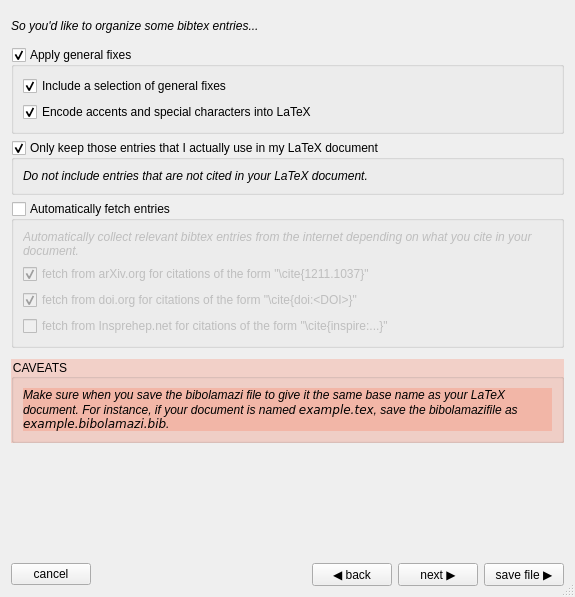
<?xml version="1.0" encoding="UTF-8"?>
<ui version="4.0">
 <class>NewBibolamazifileDialog</class>
 <widget class="QDialog" name="NewBibolamazifileDialog">
  <property name="geometry">
   <rect>
    <x>0</x>
    <y>0</y>
    <width>575</width>
    <height>597</height>
   </rect>
  </property>
  <property name="windowTitle">
   <string>Create new bibolamazi file</string>
  </property>
  <property name="sizeGripEnabled">
   <bool>true</bool>
  </property>
  <layout class="QVBoxLayout" name="verticalLayout">
   <item>
    <widget class="QLabel" name="label">
     <property name="sizePolicy">
      <sizepolicy hsizetype="Preferred" vsizetype="Fixed">
       <horstretch>0</horstretch>
       <verstretch>0</verstretch>
      </sizepolicy>
     </property>
     <property name="minimumSize">
      <size>
       <width>0</width>
       <height>30</height>
      </size>
     </property>
     <property name="font">
      <font>
       <italic>true</italic>
      </font>
     </property>
     <property name="text">
      <string>So you'd like to organize some bibtex entries...</string>
     </property>
    </widget>
   </item>
   <item>
    <widget class="QStackedWidget" name="stk">
     <property name="currentIndex">
      <number>2</number>
     </property>
     <widget class="QWidget" name="page">
      <layout class="QVBoxLayout" name="verticalLayout_2">
       <property name="leftMargin">
        <number>0</number>
       </property>
       <property name="topMargin">
        <number>0</number>
       </property>
       <property name="rightMargin">
        <number>0</number>
       </property>
       <property name="bottomMargin">
        <number>0</number>
       </property>
       <item>
        <widget class="QGroupBox" name="srcmulti">
         <property name="title">
          <string>Would you like to collect entries from several bibtex files?</string>
         </property>
         <layout class="QGridLayout" name="gridLayout">
          <item row="1" column="0" colspan="2">
           <widget class="QRadioButton" name="rdbtnMergeMultiple">
            <property name="text">
             <string>I would like to merge bibliography entries from different files</string>
            </property>
           </widget>
          </item>
          <item row="0" column="0" colspan="2">
           <widget class="QRadioButton" name="rdbtnSingleSource">
            <property name="text">
             <string>My bibliography entries are currently all in one bibtex file</string>
            </property>
            <property name="checked">
             <bool>true</bool>
            </property>
           </widget>
          </item>
         </layout>
        </widget>
       </item>
       <item>
        <widget class="QGroupBox" name="groupBox_2">
         <property name="title">
          <string>Specify sources where to collect bibtex entries from</string>
         </property>
         <layout class="QHBoxLayout" name="horizontalLayout">
          <item>
           <widget class="QTextBrowser" name="txtSources">
            <property name="sizePolicy">
             <sizepolicy hsizetype="Expanding" vsizetype="Preferred">
              <horstretch>1</horstretch>
              <verstretch>0</verstretch>
             </sizepolicy>
            </property>
            <property name="frameShape">
             <enum>QFrame::Panel</enum>
            </property>
            <property name="tabChangesFocus">
             <bool>true</bool>
            </property>
            <property name="html">
             <string>&lt;!DOCTYPE HTML PUBLIC &quot;-//W3C//DTD HTML 4.0//EN&quot; &quot;http://www.w3.org/TR/REC-html40/strict.dtd&quot;&gt;
&lt;html&gt;&lt;head&gt;&lt;meta name=&quot;qrichtext&quot; content=&quot;1&quot; /&gt;&lt;style type=&quot;text/css&quot;&gt;
p, li { white-space: pre-wrap; }
&lt;/style&gt;&lt;/head&gt;&lt;body style=&quot; font-family:'.SF NS Text'; font-size:13pt; font-weight:400; font-style:normal;&quot;&gt;
&lt;p style=&quot;-qt-paragraph-type:empty; margin-top:0px; margin-bottom:0px; margin-left:0px; margin-right:0px; -qt-block-indent:0; text-indent:0px;&quot;&gt;&lt;br /&gt;&lt;/p&gt;&lt;/body&gt;&lt;/html&gt;</string>
            </property>
           </widget>
          </item>
          <item>
           <layout class="QVBoxLayout" name="verticalLayout_9">
            <property name="sizeConstraint">
             <enum>QLayout::SetFixedSize</enum>
            </property>
            <item>
             <widget class="QPushButton" name="btnSrcSet">
              <property name="text">
               <string>set</string>
              </property>
             </widget>
            </item>
            <item>
             <widget class="QPushButton" name="btnSrcAdd">
              <property name="text">
               <string>add</string>
              </property>
             </widget>
            </item>
            <item>
             <widget class="QPushButton" name="btnSrcClear">
              <property name="text">
               <string>clear</string>
              </property>
             </widget>
            </item>
           </layout>
          </item>
         </layout>
        </widget>
       </item>
       <item>
        <widget class="QGroupBox" name="chkDuplicatesFilter">
         <property name="title">
          <string>Merge duplicate entries with different key names &amp;&amp; create aliases</string>
         </property>
         <property name="checkable">
          <bool>true</bool>
         </property>
         <layout class="QVBoxLayout" name="verticalLayout_5">
          <item>
           <widget class="QLabel" name="label_5">
            <property name="sizePolicy">
             <sizepolicy hsizetype="Preferred" vsizetype="Fixed">
              <horstretch>0</horstretch>
              <verstretch>0</verstretch>
             </sizepolicy>
            </property>
            <property name="text">
             <string>&lt;html&gt;&lt;head/&gt;&lt;body&gt;
&lt;p&gt;Citing the same article using different keys, such as &lt;code&gt;\cite{Einstein1937}&lt;/code&gt; and &lt;code&gt;\cite{EPRpaper}&lt;/code&gt; will refer to the same bibliography entry.&lt;/p&gt;
&lt;p style=&quot;font-style:italic&quot;&gt;In order for this to work, you need to add the following line to the preamble of your document:&lt;/p&gt;&lt;pre&gt;\input{bibolamazi_dup_aliases.tex}&lt;/pre&gt;&lt;/body&gt;&lt;/html&gt;</string>
            </property>
            <property name="wordWrap">
             <bool>true</bool>
            </property>
            <property name="textInteractionFlags">
             <set>Qt::LinksAccessibleByKeyboard|Qt::LinksAccessibleByMouse|Qt::TextBrowserInteraction|Qt::TextSelectableByKeyboard|Qt::TextSelectableByMouse</set>
            </property>
           </widget>
          </item>
         </layout>
        </widget>
       </item>
       <item>
        <spacer name="verticalSpacer">
         <property name="orientation">
          <enum>Qt::Vertical</enum>
         </property>
         <property name="sizeHint" stdset="0">
          <size>
           <width>20</width>
           <height>5</height>
          </size>
         </property>
        </spacer>
       </item>
      </layout>
     </widget>
     <widget class="QWidget" name="page_2">
      <layout class="QVBoxLayout" name="verticalLayout_3">
       <property name="leftMargin">
        <number>0</number>
       </property>
       <property name="topMargin">
        <number>0</number>
       </property>
       <property name="rightMargin">
        <number>0</number>
       </property>
       <property name="bottomMargin">
        <number>0</number>
       </property>
       <item>
        <widget class="QGroupBox" name="chkArxivUnpublished">
         <property name="title">
          <string>Normalize arxiv fields in entries, for *unpublished* entries</string>
         </property>
         <property name="checkable">
          <bool>true</bool>
         </property>
         <layout class="QGridLayout" name="gridLayout_2">
          <item row="2" column="0">
           <widget class="QRadioButton" name="rdbtnArxivUnpub_unpubnote">
            <property name="text">
             <string>Set entry type to @unpublished and add &quot;note = {arXiv:XXXX.ZZZZZ}&quot;</string>
            </property>
           </widget>
          </item>
          <item row="1" column="0">
           <widget class="QRadioButton" name="rdbtnArxivUnpub_eprint">
            <property name="text">
             <string>Use &quot;eprint&quot; field, like &quot;eprint = {XXXX.ZZZZZ}&quot;</string>
            </property>
            <property name="checked">
             <bool>true</bool>
            </property>
           </widget>
          </item>
          <item row="3" column="0">
           <widget class="QCheckBox" name="chkArxivUnpubIncludeTheses">
            <property name="text">
             <string>Include theses as unpublished entries</string>
            </property>
            <property name="checked">
             <bool>true</bool>
            </property>
           </widget>
          </item>
         </layout>
        </widget>
       </item>
       <item>
        <widget class="QGroupBox" name="chkArxivPublished">
         <property name="title">
          <string>Normalize arxiv fields in entries, for *published* entries</string>
         </property>
         <property name="checkable">
          <bool>true</bool>
         </property>
         <layout class="QVBoxLayout" name="verticalLayout_7">
          <item>
           <widget class="QRadioButton" name="rdbtnArxivPub_eprint">
            <property name="text">
             <string>Use &quot;eprint&quot; field, like &quot;eprint = {XXXX.ZZZZZ}&quot;</string>
            </property>
            <property name="checked">
             <bool>true</bool>
            </property>
           </widget>
          </item>
          <item>
           <widget class="QRadioButton" name="rdbtnArxivPub_unpubnote">
            <property name="text">
             <string>Add &quot;note = {arXiv:XXXX.ZZZZZ}&quot;</string>
            </property>
           </widget>
          </item>
          <item>
           <widget class="QRadioButton" name="rdbtnArxivPub_strip">
            <property name="text">
             <string>Strip arxiv information entirely from published entries</string>
            </property>
           </widget>
          </item>
          <item>
           <widget class="QCheckBox" name="chkArxivPubIncludeTheses">
            <property name="text">
             <string>Include theses as published entries</string>
            </property>
           </widget>
          </item>
         </layout>
        </widget>
       </item>
       <item>
        <widget class="QGroupBox" name="chkUrlFilter">
         <property name="title">
          <string>Fix URLs</string>
         </property>
         <property name="checkable">
          <bool>true</bool>
         </property>
         <layout class="QVBoxLayout" name="verticalLayout_8">
          <item>
           <widget class="QCheckBox" name="chkUrlStrip">
            <property name="text">
             <string>Remove all URLs</string>
            </property>
           </widget>
          </item>
          <item>
           <widget class="QCheckBox" name="chkUrlStripAllIfDoiOrArxiv">
            <property name="text">
             <string>Remove all URLs if there is an arXiv id or a DOI</string>
            </property>
            <property name="checked">
             <bool>true</bool>
            </property>
           </widget>
          </item>
          <item>
           <widget class="QCheckBox" name="chkUrlStripDoiArxiv">
            <property name="text">
             <string>Remove URLs that simply refer to a DOI or to an arxiv page</string>
            </property>
            <property name="checked">
             <bool>true</bool>
            </property>
           </widget>
          </item>
          <item>
           <widget class="QCheckBox" name="chkUrlKeepFirstUrlOnly">
            <property name="text">
             <string>Keep only the first URL available</string>
            </property>
            <property name="checked">
             <bool>true</bool>
            </property>
           </widget>
          </item>
         </layout>
        </widget>
       </item>
       <item>
        <spacer name="verticalSpacer_2">
         <property name="orientation">
          <enum>Qt::Vertical</enum>
         </property>
         <property name="sizeHint" stdset="0">
          <size>
           <width>20</width>
           <height>5</height>
          </size>
         </property>
        </spacer>
       </item>
      </layout>
     </widget>
     <widget class="QWidget" name="page_3">
      <layout class="QVBoxLayout" name="verticalLayout_4">
       <property name="leftMargin">
        <number>0</number>
       </property>
       <property name="topMargin">
        <number>0</number>
       </property>
       <property name="rightMargin">
        <number>0</number>
       </property>
       <property name="bottomMargin">
        <number>0</number>
       </property>
       <item>
        <widget class="QGroupBox" name="chkFixesFilter">
         <property name="title">
          <string>Apply general fixes</string>
         </property>
         <property name="checkable">
          <bool>true</bool>
         </property>
         <layout class="QVBoxLayout" name="verticalLayout_6">
          <item>
           <widget class="QCheckBox" name="chkFixesGeneralSelection">
            <property name="text">
             <string>Include a selection of general fixes</string>
            </property>
            <property name="checked">
             <bool>true</bool>
            </property>
           </widget>
          </item>
          <item>
           <widget class="QCheckBox" name="chkFixesEncodeToLatex">
            <property name="text">
             <string>Encode accents and special characters into LaTeX</string>
            </property>
            <property name="checked">
             <bool>true</bool>
            </property>
           </widget>
          </item>
         </layout>
        </widget>
       </item>
       <item>
        <widget class="QGroupBox" name="chkKeepOnlyUsed">
         <property name="title">
          <string>Only keep those entries that I actually use in my LaTeX document</string>
         </property>
         <property name="checkable">
          <bool>true</bool>
         </property>
         <layout class="QGridLayout" name="gridLayout_3">
          <item row="0" column="0">
           <widget class="QLabel" name="label_2">
            <property name="text">
             <string>&lt;html&gt;&lt;head/&gt;&lt;body&gt;&lt;p&gt;&lt;span style=&quot; font-style:italic;&quot;&gt;Do not include entries that are not cited in your LaTeX document.&lt;/span&gt;&lt;/p&gt;&lt;/body&gt;&lt;/html&gt;</string>
            </property>
            <property name="textFormat">
             <enum>Qt::RichText</enum>
            </property>
            <property name="wordWrap">
             <bool>true</bool>
            </property>
           </widget>
          </item>
         </layout>
        </widget>
       </item>
       <item>
        <widget class="QGroupBox" name="chkFetch">
         <property name="title">
          <string>Automatically fetch entries</string>
         </property>
         <property name="checkable">
          <bool>true</bool>
         </property>
         <property name="checked">
          <bool>false</bool>
         </property>
         <layout class="QGridLayout" name="gridLayout_4">
          <item row="2" column="0">
           <widget class="QCheckBox" name="chkFetchDoi">
            <property name="text">
             <string>fetch from doi.org for citations of the form &quot;\cite{doi:&lt;DOI&gt;}&quot;</string>
            </property>
            <property name="checked">
             <bool>true</bool>
            </property>
           </widget>
          </item>
          <item row="1" column="0">
           <widget class="QCheckBox" name="chkFetchArxiv">
            <property name="text">
             <string>fetch from arXiv.org for citations of the form &quot;\cite{1211.1037}&quot;</string>
            </property>
            <property name="checked">
             <bool>true</bool>
            </property>
           </widget>
          </item>
          <item row="3" column="0">
           <widget class="QCheckBox" name="chkFetchInspirehep">
            <property name="text">
             <string>fetch from Insprehep.net for citations of the form &quot;\cite{inspire:...}&quot;</string>
            </property>
            <property name="checked">
             <bool>false</bool>
            </property>
           </widget>
          </item>
          <item row="0" column="0">
           <widget class="QLabel" name="label_3">
            <property name="text">
             <string>&lt;html&gt;&lt;head/&gt;&lt;body&gt;&lt;p&gt;&lt;span style=&quot; font-style:italic;&quot;&gt;Automatically collect relevant bibtex entries from the internet depending on what you cite in your document.&lt;/span&gt;&lt;/p&gt;&lt;/body&gt;&lt;/html&gt;</string>
            </property>
            <property name="textFormat">
             <enum>Qt::RichText</enum>
            </property>
            <property name="wordWrap">
             <bool>true</bool>
            </property>
           </widget>
          </item>
         </layout>
        </widget>
       </item>
       <item>
        <spacer name="verticalSpacer_7">
         <property name="orientation">
          <enum>Qt::Vertical</enum>
         </property>
         <property name="sizeType">
          <enum>QSizePolicy::Fixed</enum>
         </property>
         <property name="sizeHint" stdset="0">
          <size>
           <width>20</width>
           <height>5</height>
          </size>
         </property>
        </spacer>
       </item>
       <item>
        <widget class="QGroupBox" name="boxCaveats">
         <property name="styleSheet">
          <string notr="true">background-color: rgb(255,80,40,50)</string>
         </property>
         <property name="title">
          <string>CAVEATS</string>
         </property>
         <layout class="QGridLayout" name="gridLayout_5">
          <item row="0" column="0">
           <widget class="QLabel" name="label_4">
            <property name="sizePolicy">
             <sizepolicy hsizetype="Preferred" vsizetype="Fixed">
              <horstretch>0</horstretch>
              <verstretch>0</verstretch>
             </sizepolicy>
            </property>
            <property name="text">
             <string>&lt;html&gt;&lt;body&gt;&lt;p style=&quot;font-style:italic&quot;&gt;Make sure when you save the bibolamazi file to give it the same base name as your LaTeX document. For instance, if your document is named &lt;code&gt;example.tex&lt;/code&gt;, save the bibolamazifile as &lt;code&gt;example.bibolamazi.bib&lt;/code&gt;.&lt;/p&gt;&lt;/body&gt;&lt;/html&gt;</string>
            </property>
            <property name="wordWrap">
             <bool>true</bool>
            </property>
           </widget>
          </item>
         </layout>
        </widget>
       </item>
       <item>
        <spacer name="verticalSpacer_3">
         <property name="orientation">
          <enum>Qt::Vertical</enum>
         </property>
         <property name="sizeHint" stdset="0">
          <size>
           <width>20</width>
           <height>40</height>
          </size>
         </property>
        </spacer>
       </item>
      </layout>
     </widget>
    </widget>
   </item>
   <item>
    <layout class="QHBoxLayout" name="horizontalLayout_3">
     <item>
      <widget class="QPushButton" name="btnCancel">
       <property name="text">
        <string>cancel</string>
       </property>
      </widget>
     </item>
     <item>
      <spacer name="horizontalSpacer">
       <property name="orientation">
        <enum>Qt::Horizontal</enum>
       </property>
       <property name="sizeHint" stdset="0">
        <size>
         <width>40</width>
         <height>20</height>
        </size>
       </property>
      </spacer>
     </item>
     <item>
      <widget class="QPushButton" name="btnBack">
       <property name="text">
        <string>◀︎ back</string>
       </property>
      </widget>
     </item>
     <item>
      <widget class="QPushButton" name="btnNext">
       <property name="text">
        <string>next ▶</string>
       </property>
      </widget>
     </item>
     <item>
      <widget class="QPushButton" name="btnSaveFinish">
       <property name="text">
        <string>save file ▶</string>
       </property>
      </widget>
     </item>
    </layout>
   </item>
  </layout>
 </widget>
 <resources/>
 <connections>
  <connection>
   <sender>rdbtnSingleSource</sender>
   <signal>toggled(bool)</signal>
   <receiver>btnSrcSet</receiver>
   <slot>setVisible(bool)</slot>
   <hints>
    <hint type="sourcelabel">
     <x>274</x>
     <y>89</y>
    </hint>
    <hint type="destinationlabel">
     <x>500</x>
     <y>216</y>
    </hint>
   </hints>
  </connection>
  <connection>
   <sender>rdbtnMergeMultiple</sender>
   <signal>toggled(bool)</signal>
   <receiver>btnSrcAdd</receiver>
   <slot>setVisible(bool)</slot>
   <hints>
    <hint type="sourcelabel">
     <x>369</x>
     <y>104</y>
    </hint>
    <hint type="destinationlabel">
     <x>500</x>
     <y>268</y>
    </hint>
   </hints>
  </connection>
  <connection>
   <sender>rdbtnMergeMultiple</sender>
   <signal>toggled(bool)</signal>
   <receiver>btnSrcClear</receiver>
   <slot>setVisible(bool)</slot>
   <hints>
    <hint type="sourcelabel">
     <x>446</x>
     <y>104</y>
    </hint>
    <hint type="destinationlabel">
     <x>500</x>
     <y>320</y>
    </hint>
   </hints>
  </connection>
  <connection>
   <sender>rdbtnMergeMultiple</sender>
   <signal>toggled(bool)</signal>
   <receiver>chkDuplicatesFilter</receiver>
   <slot>setVisible(bool)</slot>
   <hints>
    <hint type="sourcelabel">
     <x>119</x>
     <y>114</y>
    </hint>
    <hint type="destinationlabel">
     <x>94</x>
     <y>522</y>
    </hint>
   </hints>
  </connection>
  <connection>
   <sender>btnCancel</sender>
   <signal>clicked()</signal>
   <receiver>NewBibolamazifileDialog</receiver>
   <slot>reject()</slot>
   <hints>
    <hint type="sourcelabel">
     <x>72</x>
     <y>579</y>
    </hint>
    <hint type="destinationlabel">
     <x>6</x>
     <y>471</y>
    </hint>
   </hints>
  </connection>
  <connection>
   <sender>chkUrlStrip</sender>
   <signal>toggled(bool)</signal>
   <receiver>chkUrlStripAllIfDoiOrArxiv</receiver>
   <slot>setDisabled(bool)</slot>
   <hints>
    <hint type="sourcelabel">
     <x>89</x>
     <y>335</y>
    </hint>
    <hint type="destinationlabel">
     <x>89</x>
     <y>356</y>
    </hint>
   </hints>
  </connection>
  <connection>
   <sender>chkUrlStrip</sender>
   <signal>toggled(bool)</signal>
   <receiver>chkUrlKeepFirstUrlOnly</receiver>
   <slot>setDisabled(bool)</slot>
   <hints>
    <hint type="sourcelabel">
     <x>108</x>
     <y>332</y>
    </hint>
    <hint type="destinationlabel">
     <x>104</x>
     <y>400</y>
    </hint>
   </hints>
  </connection>
  <connection>
   <sender>chkUrlStrip</sender>
   <signal>toggled(bool)</signal>
   <receiver>chkUrlStripDoiArxiv</receiver>
   <slot>setDisabled(bool)</slot>
   <hints>
    <hint type="sourcelabel">
     <x>153</x>
     <y>336</y>
    </hint>
    <hint type="destinationlabel">
     <x>162</x>
     <y>378</y>
    </hint>
   </hints>
  </connection>
 </connections>
</ui>
